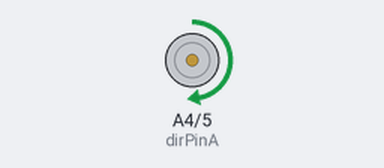
A sketch run on a simulated Arduino Uno, built with avr-gcc and run on an emulated ATmega328P. Parts: direction and speed pins drawn as motors (green arrow = direction pin HIGH = forward, orange = LOW = backward, longer = more drive).

Above: at 0.2 s.
Timing chart, 0 to 3.0 s (numbered marks = the images above):
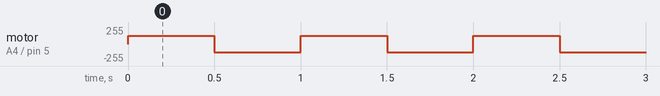

Measured:
- by itself, motor on A4 (dirPinA) / pin 5 (pwmPinA): alternates forward 127/255 for 0.50 s and backward 127/255 for 0.50 s

The sketch:

motor_test.ino
```cpp
const int dirPinA = A4;
const int pwmPinA = 5;

void setup() {
  pinMode(dirPinA, OUTPUT); // motor 방향 설정 핀
  pinMode(pwmPinA, OUTPUT); //motor 속도 설정 핀
}
void loop() {

  digitalWrite(dirPinA, HIGH); // 전진
  analogWrite(pwmPinA,127);  // 속도 0 ~ 255
  delay(500);

  digitalWrite(dirPinA, LOW); // 후진
  analogWrite(pwmPinA,127); // 속도 0~255
  delay(500);
}
```
